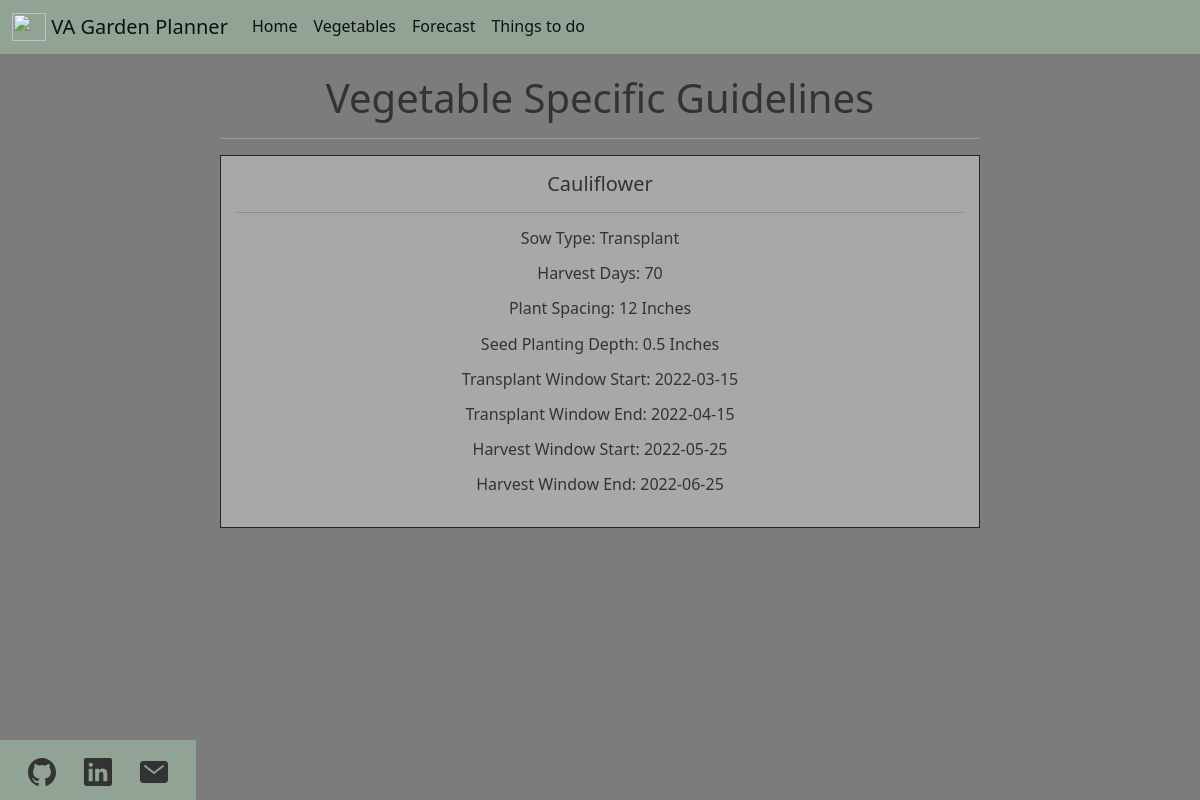
Before: /list/Cauliflower with the older database file.
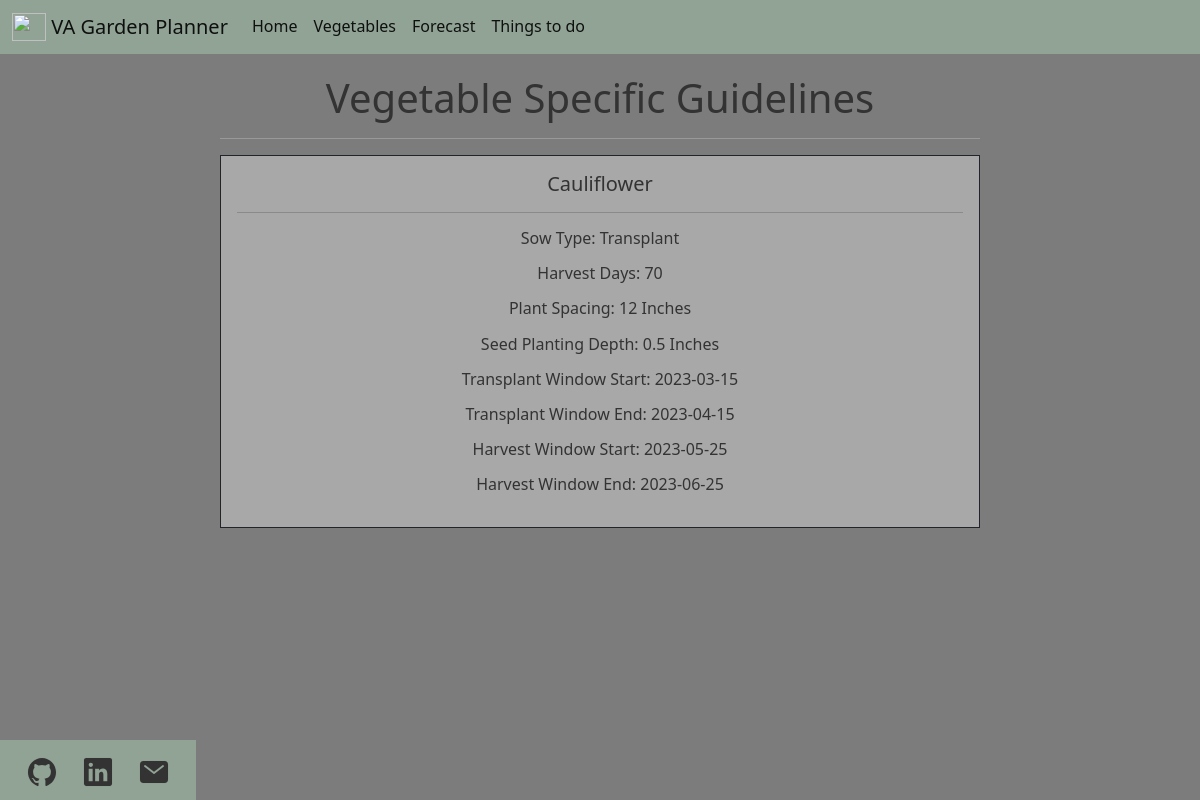
After: the same page with the newer database file.
### app.py (models this page shows)
class Garden_DB(db.Model):
    id = db.Column(db.Integer, primary_key=True)
    vegetable = db.Column(db.String(200), nullable=False)
    sow_type = db.Column(db.String)  # Direct, Indoors, key used to filter later
    harvest_days = db.Column(db.Integer)  # How many days to harvest
    plant_spacing = db.Column(db.Integer)  # Inches between plants
    seed_depth = db.Column(db.Integer)  # Inches for seed depth
    sow_window_start = db.Column(db.String)  # Window to sow, regardless of sow type
    sow_window_end = db.Column(db.String)  # Window to sow, regardless of sow type
    transplant_window_start = db.Column(db.String)  # Window to transplant if applicable
    transplant_window_end = db.Column(db.String)  # Window to transplant if applicable
    harvest_window_start = db.Column(db.String)  # Window to harvest
    harvest_window_end = db.Column(db.String)  # Window to harvest
    vegetable_picture_url = db.Column(db.String)  # Public URL for vegetable picture
    date_created = db.Column(db.DateTime, default=datetime.utcnow)

### app.py (the view)
@app.route("/list/<get_vegetable>", methods=["GET"])
def get_user_vegetable(get_vegetable):
    transform_vegetable = get_vegetable.title()
    transform_vegetable = (
        db.session.query(Garden_DB).filter_by(vegetable=transform_vegetable).first()
    )
    vegetable = transform_vegetable.vegetable
    sow_type = transform_vegetable.sow_type
    harvest_days = transform_vegetable.harvest_days
    plant_spacing = transform_vegetable.plant_spacing
    seed_depth = transform_vegetable.seed_depth
    if sow_type == "Direct":
        window_start = transform_vegetable.sow_window_start
        window_end = transform_vegetable.sow_window_end
    else:
        window_start = transform_vegetable.transplant_window_start
        window_end = transform_vegetable.transplant_window_end
    harvest_window_start = transform_vegetable.harvest_window_start
    harvest_window_end = transform_vegetable.harvest_window_end
    return render_template(
        "vegetable.html",
        vegetable=vegetable,
        sow_type=sow_type,
        harvest_days=harvest_days,
        plant_spacing=plant_spacing,
        seed_depth=seed_depth,
        window_start=window_start,
        window_end=window_end,
        harvest_window_start=harvest_window_start,
        harvest_window_end=harvest_window_end,
    )

### templates/vegetable.html
{% extends 'base.html' %}
{% block body %}
<div class="container">
    <h1>Vegetable Specific Guidelines</h1>
    <hr>
    <div class="row">
        <div class="col">
            <div class="card-sm-4 border border-dark">
                <div class="card-body">
                    <h5 class="card-title">{{ vegetable }}</h5>
                    <hr>
                    <p class="text">Sow Type: {{ sow_type }}</p>
                    <p class="text">Harvest Days: {{ harvest_days }}</p>
                    <p class="text">Plant Spacing: {{ plant_spacing }} Inches</p>
                    <p class="text">Seed Planting Depth: {{ seed_depth }} Inches</p>
                    {% if sow_type == "Direct" %}
                    <p class="text">Direct Window Sow Start: {{ window_start }}</p>
                    <p class="text">Direct Window Sow End: {{ window_end }}</p>
                    {% else %}
                    <p class="text">Transplant Window Start: {{ window_start }}</p>
                    <p class="text">Transplant Window End: {{ window_end }}</p>
                    {% endif %}
                    <p class="text">Harvest Window Start: {{ harvest_window_start }}</p>
                    <p class="text">Harvest Window End: {{ harvest_window_end }}</p>
                </div>
            </div>
        </div>
    </div>
</div>
{% endblock %}

Changed rows visible on the page:
changed Garden_DB "Cauliflower": transplant_window_start "2022-03-15" → "2023-03-15"; transplant_window_end "2022-04-15" → "2023-04-15"; harvest_window_start "2022-05-25" → "2023-05-25"; harvest_window_end "2022-06-25" → "2023-06-25"
